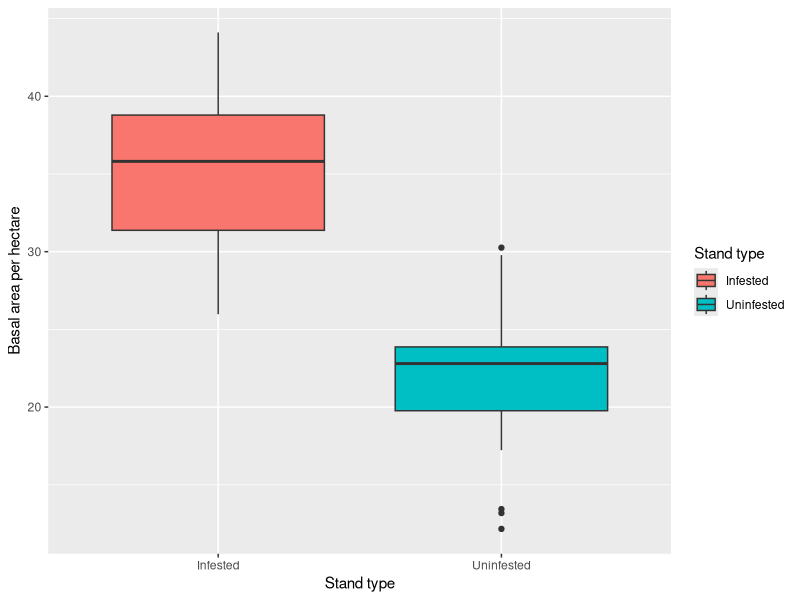

Reproduce this figure in R.
## ---- chunk 1
library(ggplot2)
## ---- chunk 2
# Creating data

inf <- rnorm(n = 20, mean = 35, sd = 5) # basal areas of infested stands
uninf <- rnorm(n = 20, mean = 20, sd = 5) # basal areas of uninfested stands
data <- c(inf, uninf) # combining uninfested and infested data

# Setting up data frame

n <- c(20, 20) # number of infested and uninfested stands
type <- c("Inf", "Unif") # specifying type (infested or uninfested)

df <- data.frame(rep(type, n),data)
names(df) <- list("Type", "BasalArea")
head(df)

## ---- chunk 3
# ANOVA model
ano_model <- aov(df$`BasalArea`~ df$Type, data = df)

summary(ano_model)

z <- summary(ano_model)
str(z)

ano_sum <- unlist(z)[9]
print(ano_sum)

# Graphing data- box plot

ano_plot <- ggplot(data = df,
                   aes(x = df$Type, y = df$BasalArea, fill = df$Type)) +
  geom_boxplot() + 
  labs(y= "Basal area per hectare", x = "Stand type") +
  scale_fill_discrete(name = "Stand type", labels = c("Infested", "Uninfested"))+
  scale_x_discrete(labels=c("Infested", "Uninfested"))

print(ano_plot)

## ---- chunk 4
# Re-generate random data

inf <- rnorm(n = 20, mean = 35, sd = 5) # basal areas of infested stands
uninf <- rnorm(n = 20, mean = 20, sd = 5) # basal areas of uninfested stands
data <- c(inf, uninf) # combining uninfested and infested data
df <- data.frame(rep(type, n),data)
names(df) <- list("Type", "BasalArea")

# Run model on new data

ano_model <- aov(df$BasalArea~ df$Type, data = df)

z <- summary(ano_model)

ano_sum <- unlist(z)[9]
print(ano_sum)
## ---- chunk 5
# Adjusting means
inf <- rnorm(n = 20, mean = 35, sd = 5) # basal areas of infested stands
uninf <- rnorm(n = 20, mean = 32, sd = 5) # basal areas of uninfested stands
data <- c(inf, uninf) # combining uninfested and infested data
df <- data.frame(rep(type, n),data)
names(df) <- list("Type", "BasalArea")

# Run model on new data

ano_model <- aov(df$BasalArea~ df$Type, data = df)

z <- summary(ano_model)

ano_sum <- unlist(z)[9]
print(ano_sum)
## ---- chunk 6
# Adjusting sample sizes
n <- c(2, 2) # number of infested and uninfested stands

inf <- rnorm(n = n[1], mean = 35, sd = 5) # basal areas of infested stands
uninf <- rnorm(n = n[2], mean = 25, sd = 5) # basal areas of uninfested stands
data <- c(inf, uninf) # combining uninfested and infested data


type <- c("Inf", "Unif") # specifying type (infested or uninfested)

df <- data.frame(rep(type, n),data)
names(df) <- list("Type", "BasalArea")


# Run model on new data

ano_model <- aov(df$BasalArea~ df$Type, data = df)

z <- summary(ano_model)

ano_sum <- unlist(z)[9]
print(ano_sum)
